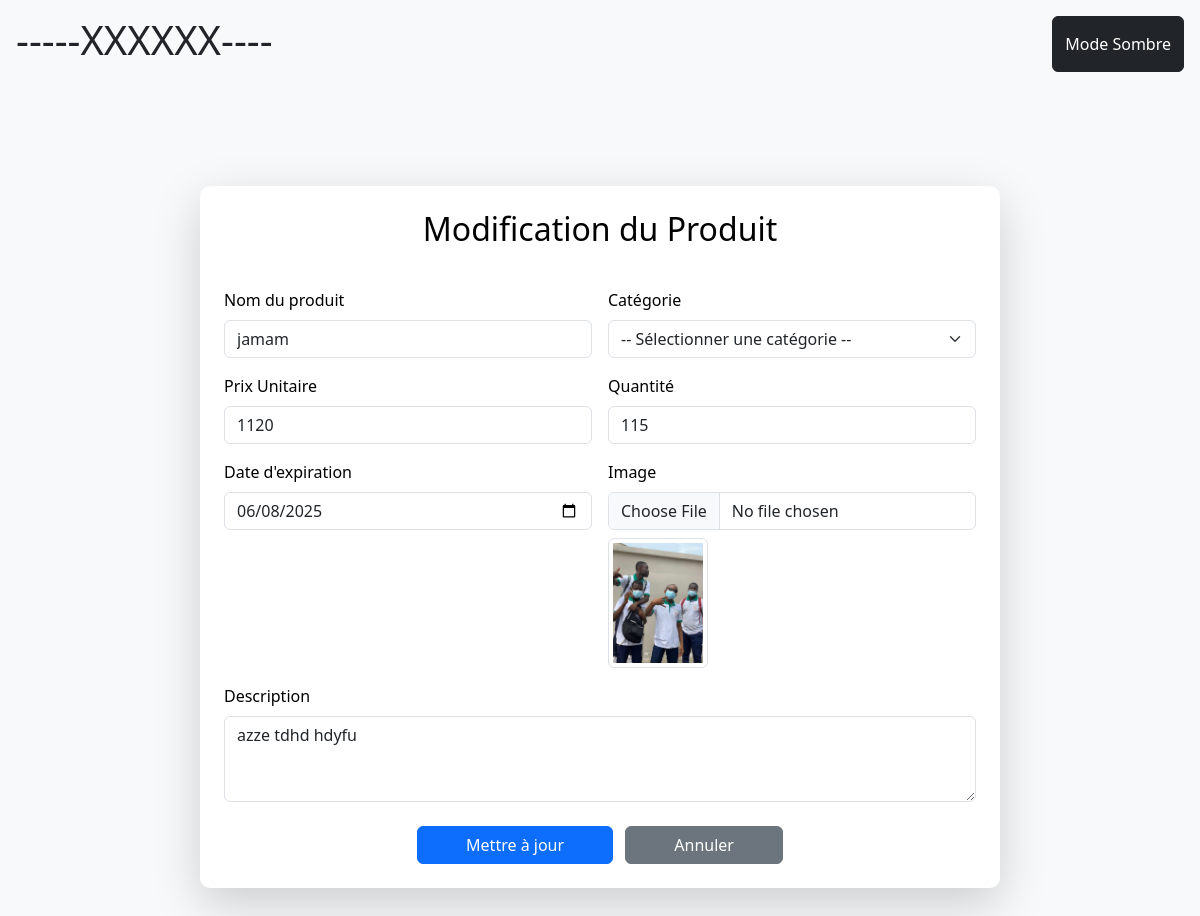
The page /modifier/30/ (signed in) on the database its author committed.
### Produits/models.py (models this page shows, shortened)
class Produit(models.Model):
    name = models.CharField(max_length=200)
    category = models.ForeignKey(Category, on_delete=models.CASCADE)
    price = models.IntegerField()
    quantite = models.PositiveIntegerField()
    description = models.TextField()
    date_ajout = models.DateTimeField(auto_now_add=True)
    date_expiration = models.DateTimeField()
    image = models.ImageField(upload_to='produits/', null=True, blank=True)
    class Meta:
        ordering = ['-date_ajout']

### Produits/views.py (the view)
# urls.py: path('modifier/<int:pk>/', UpdateDonneesView.as_view(), name='modifier'),
class UpdateDonneesView(LoginRequiredMixin, UpdateView):
    model = Produit
    form_class = AjoutProduitForm
    template_name = 'modification.html'
    success_url = reverse_lazy('produit')

### Produits/templates/modification.html (shortened to what this page needs)
{% load widget_tweaks %}
<!DOCTYPE html>
<html lang="fr">
<head>
    <link
        href="https://cdn.jsdelivr.net/npm/bootstrap@5.3.0/dist/css/bootstrap.min.css"
        rel="stylesheet"
    />
</head>
<body>
    <header class="p-3 bg-light text-dark d-flex justify-content-between">
        <h1>-----XXXXXX----</h1>
        <button class="btn btn-dark" id="themeToggle">Mode Sombre</button>
    </header>
    <div class="container py-5">
        <div class="form-container shadow-lg p-4 bg-white">
            <form method="POST" class="row g-3" enctype="multipart/form-data">
                <h2 class="text-center mb-4">Modification du Produit</h2>
                <div class="col-md-6">
                    <label for="name" class="form-label">Nom du produit</label>
                    <input type="text" name="name" id="name" class="form-control {% if form.name.errors %}is-invalid{% endif %}"
                        value="{{ produit.name }}" required>
                </div>
                    <div class="col-md-6">
                        <label for="category" class="form-label">Catégorie</label>
                        <select name="category" id="category" class="form-select" required>
                            <option value="">-- Sélectionner une catégorie --</option>
                        </select>
                    </div>
                <div class="col-md-6">
                    <label for="price" class="form-label">Prix Unitaire</label>
                    <input type="number" name="price" id="price" class="form-control {% if form.price.errors %}is-invalid{% endif %}"
                        value="{{ produit.price }}" step="0.01" required>
                </div>
                <div class="col-md-6">
                    <label for="quantite" class="form-label">Quantité</label>
                    <input type="number" name="quantite" id="quantite" class="form-control {% if form.quantite.errors %}is-invalid{% endif %}"
                        value="{{ produit.quantite }}" required>
                </div>
                <div class="col-md-6">
                    <label for="date_expiration" class="form-label">Date d'expiration</label>
                    <input type="date" name="date_expiration" id="date_expiration" class="form-control {% if form.date_expiration.errors %}is-invalid{% endif %}"
                        value="{{ produit.date_expiration|date:'Y-m-d' }}" required>
                </div>
                <div class="col-md-6">
                    <label for="image" class="form-label">Image</label>
                    <input type="file" name="image" id="image" class="form-control {% if form.image.errors %}is-invalid{% endif %}">
                    {% if produit.image %}
                        <div class="mt-2">
                            <img src="{{ produit.image.url }}" alt="Image actuelle" class="img-thumbnail" width="100">
                        </div>
                    {% endif %}
                </div>
                <div>
                    <label for="description" class="form-label">Description</label>
                    <textarea name="description" id="description" class="form-control {% if form.description.errors %}is-invalid{% endif %}" rows="3" required>{{ produit.description }}</textarea>
                </div>
                <div class="col-12 text-center mt-4">
                    <button type="submit" class="btn btn-primary px-5">Mettre à jour</button>
                    <a href="{% url 'produit' %}" class="btn btn-secondary px-5 ms-2">Annuler</a>
                </div>
            </form>
        </div>
    </div>
</body>
</html>

### Produits/templates/modification.html (style rules this page uses)
body { background-color: #f8f9fa; color: #000; }
.form-container { max-width: 800px; margin: 50px auto; padding: 20px; background: white; border-radius: 10px; box-shadow: 0 0 10px rgba(0, 0, 0, 0.1); }

### rows shown on the page
Produit: name "jamam", price "1120", quantite "115", date_expiration "06/08/2025", image (picture), description "azze tdhd hdyfu"
